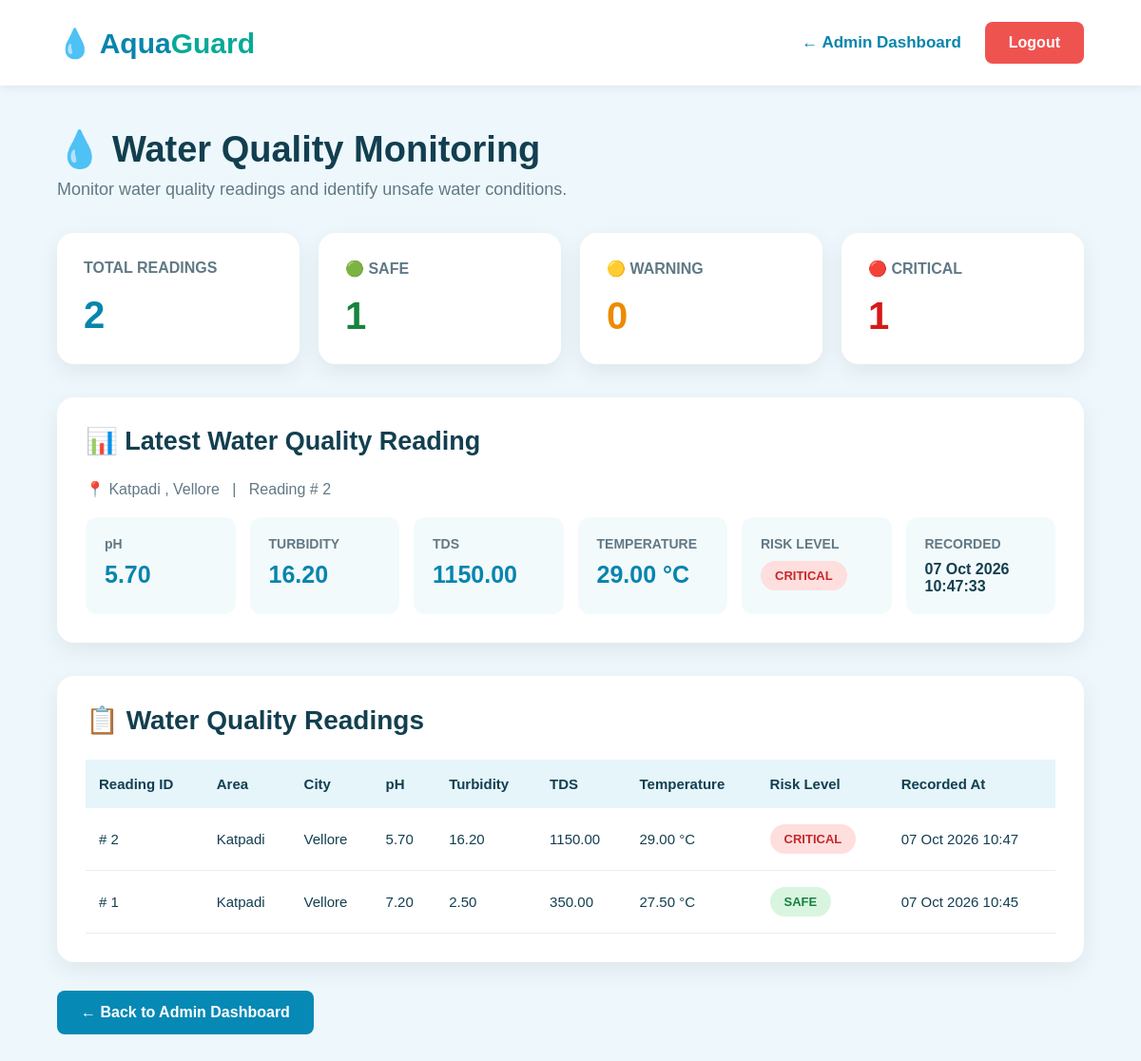
Page /water_quality.php on the committed database.
### tables this page shows
CREATE TABLE `water_quality_readings` (
  `reading_id` int(11) NOT NULL,
  `location_id` int(11) NOT NULL,
  `ph` decimal(4,2) NOT NULL,
  `turbidity` decimal(6,2) NOT NULL,
  `tds` decimal(7,2) NOT NULL,
  `temperature` decimal(5,2) DEFAULT NULL,
  `risk_level` enum('SAFE','WARNING','CRITICAL') DEFAULT 'SAFE',
  `recorded_at` timestamp NOT NULL DEFAULT current_timestamp()
);

CREATE TABLE `locations` (
  `location_id` int(11) NOT NULL,
  `area_name` varchar(100) NOT NULL,
  `city` varchar(100) NOT NULL,
  `latitude` decimal(10,7) DEFAULT NULL,
  `longitude` decimal(10,7) DEFAULT NULL
);

### water_quality.php (the view, shortened to what this page needs)
<?php
require_once __DIR__ . "/config/database.php";
$result = $conn->query("
    SELECT COUNT(*) AS total
    FROM water_quality_readings
");
$total_readings = $result->fetch_assoc()['total'];
$result = $conn->query("
    SELECT COUNT(*) AS total
    FROM water_quality_readings
    WHERE risk_level = 'SAFE'
");
$safe_readings = $result->fetch_assoc()['total'];
$result = $conn->query("
    SELECT COUNT(*) AS total
    FROM water_quality_readings
    WHERE risk_level = 'WARNING'
");
$warning_readings = $result->fetch_assoc()['total'];
$result = $conn->query("
    SELECT COUNT(*) AS total
    FROM water_quality_readings
    WHERE risk_level = 'CRITICAL'
");
$critical_readings = $result->fetch_assoc()['total'];
$readings = $conn->query("
    SELECT
        w.reading_id,
        w.location_id,
        l.area_name,
        l.city,
        w.ph,
        w.turbidity,
        w.tds,
        w.temperature,
        w.risk_level,
        w.recorded_at
    FROM water_quality_readings w
    LEFT JOIN locations l
        ON w.location_id = l.location_id
    ORDER BY w.reading_id DESC
");
$latest = $conn->query("
    SELECT
        w.reading_id,
        l.area_name,
        l.city,
        w.ph,
        w.turbidity,
        w.tds,
        w.temperature,
        w.risk_level,
        w.recorded_at
    FROM water_quality_readings w
    LEFT JOIN locations l
        ON w.location_id = l.location_id
    ORDER BY w.reading_id DESC
    LIMIT 1
");
$latest_data = null;
if ($latest && $latest->num_rows > 0) {
    $latest_data = $latest->fetch_assoc();
}
?>
<!DOCTYPE html>
<html lang="en">
<head>
</head>
<body>
<header class="header">
    <div class="logo">
        💧 Aqua<span>Guard</span>
    </div>
    <div class="header-right">
        <a href="admin/dashboard.php"
           class="dashboard-link">
            ← Admin Dashboard
        </a>
        <a href="admin/logout.php"
           class="logout">
            Logout
        </a>
    </div>
</header>
<main class="container">
    <h1 class="title">
        💧 Water Quality Monitoring
    </h1>
    <p class="subtitle">
        Monitor water quality readings and identify unsafe water conditions.
    </p>
    <section class="stats">
        <div class="card">
            <div class="card-title">
                TOTAL READINGS
            </div>
            <div class="card-number">
                <?php echo $total_readings; ?>
            </div>
        </div>
        <div class="card">
            <div class="card-title">
                🟢 SAFE
            </div>
            <div class="card-number safe-number">
                <?php echo $safe_readings; ?>
            </div>
        </div>
        <div class="card">
            <div class="card-title">
                🟡 WARNING
            </div>
            <div class="card-number warning-number">
                <?php echo $warning_readings; ?>
            </div>
        </div>
        <div class="card">
            <div class="card-title">
                🔴 CRITICAL
            </div>
            <div class="card-number critical-number">
                <?php echo $critical_readings; ?>
            </div>
        </div>
    </section>
    <?php if ($latest_data) { ?>
    <section class="latest-box">
        <h2 class="latest-title">
            📊 Latest Water Quality Reading
        </h2>
        <p style="margin-bottom:20px; color:#617985;">
            📍
            <?php echo htmlspecialchars($latest_data['area_name']); ?>
            ,
            <?php echo htmlspecialchars($latest_data['city']); ?>
            &nbsp; | &nbsp;
            Reading #
            <?php echo htmlspecialchars($latest_data['reading_id']); ?>
        </p>
        <div class="latest-grid">
            <div class="measurement">
                <div class="measurement-title">
                    pH
                </div>
                <div class="measurement-value">
                    <?php echo htmlspecialchars($latest_data['ph']); ?>
                </div>
            </div>
            <div class="measurement">
                <div class="measurement-title">
                    TURBIDITY
                </div>
                <div class="measurement-value">
                    <?php echo htmlspecialchars($latest_data['turbidity']); ?>
                </div>
            </div>
            <div class="measurement">
                <div class="measurement-title">
                    TDS
                </div>
                <div class="measurement-value">
                    <?php echo htmlspecialchars($latest_data['tds']); ?>
                </div>
            </div>
            <div class="measurement">
                <div class="measurement-title">
                    TEMPERATURE
                </div>
                <div class="measurement-value">
                    <?php echo htmlspecialchars($latest_data['temperature']); ?> °C
                </div>
            </div>
            <div class="measurement">
                <div class="measurement-title">
                    RISK LEVEL
                </div>
                <div>
                    <?php
                    $latest_risk = strtolower($latest_data['risk_level']);
                    ?>
                    <span class="risk risk-<?php echo $latest_risk; ?>">
                        <?php echo htmlspecialchars($latest_data['risk_level']); ?>
                    </span>
                </div>
            </div>
            <div class="measurement">
                <div class="measurement-title">
                    RECORDED
                </div>
                <div style="font-size:16px; font-weight:bold;">
                    <?php
                    echo date(
                        "d M Y",
                        strtotime($latest_data['recorded_at'])
                    );
                    ?>
                    <br>
                    <?php
                    echo date(
                        "H:i:s",
                        strtotime($latest_data['recorded_at'])
                    );
                    ?>
                </div>
            </div>
        </div>
    </section>
    <?php } ?>
    <section class="table-section">
        <h2 class="table-title">
            📋 Water Quality Readings
        </h2>
        <div class="table-container">
            <table>
                <thead>
                    <tr>
                        <th>
                            Reading ID
                        </th>
                        <th>
                            Area
                        </th>
                        <th>
                            City
                        </th>
                        <th>
                            pH
                        </th>
                        <th>
                            Turbidity
                        </th>
                        <th>
                            TDS
                        </th>
                        <th>
                            Temperature
                        </th>
                        <th>
                            Risk Level
                        </th>
                        <th>
                            Recorded At
                        </th>
                    </tr>
                </thead>
                <tbody>
                <?php
                if ($readings && $readings->num_rows > 0) {
                    while ($row = $readings->fetch_assoc()) {
                        $risk =
                            strtolower($row['risk_level']);
                ?>
                    <tr>
                        <td>
                            #
                            <?php
                            echo htmlspecialchars(
                                $row['reading_id']
                            );
                            ?>
                        </td>
                        <td>
                            <?php
                            echo htmlspecialchars(
                                $row['area_name']
                            );
                            ?>
                        </td>
                        <td>
                            <?php
                            echo htmlspecialchars(
                                $row['city']
                            );
                            ?>
                        </td>
                        <td>
                            <?php
                            echo htmlspecialchars(
                                $row['ph']
                            );
                            ?>
                        </td>
                        <td>
                            <?php
                            echo htmlspecialchars(
                                $row['turbidity']
                            );
                            ?>
                        </td>
                        <td>
                            <?php
                            echo htmlspecialchars(
                                $row['tds']
                            );
                            ?>
                        </td>
                        <td>
                            <?php
                            echo htmlspecialchars(
                                $row['temperature']
                            );
                            ?>
                            °C
                        </td>
                        <td>
                            <span class="risk risk-<?php echo $risk; ?>">
                                <?php
                                echo htmlspecialchars(
                                    $row['risk_level']
                                );
                                ?>
                            </span>
                        </td>
                        <td>
                            <?php
                            echo date(
                                "d M Y H:i",
                                strtotime(
                                    $row['recorded_at']
                                )
                            );
                            ?>
                        </td>
                    </tr>
                <?php
                    }
                }
                ?>
                </tbody>
            </table>
        </div>
    </section>
    <a href="admin/dashboard.php"
       class="back-button">
        ← Back to Admin Dashboard
    </a>
</main>
</body>
</html>

### water_quality.php (style rules this page uses)
* { box-sizing: border-box; margin: 0; padding: 0; }
body { font-family: Arial, Helvetica, sans-serif; background: #eef8fc; color: #123f50; }
.header { height: 90px; background: white; display: flex; align-items: center; justify-content: space-between; padding: 0 5%; box-shadow: 0 2px 10px rgba(0,0,0,0.08); }
.logo { font-size: 30px; font-weight: bold; color: #0785ad; }
.logo span { color: #08a997; }
.header-right { display: flex; align-items: center; gap: 25px; }
.dashboard-link { text-decoration: none; color: #0785ad; font-weight: bold; font-size: 17px; }
.logout { background: #ef5350; color: white; text-decoration: none; padding: 13px 25px; border-radius: 8px; font-weight: bold; }
.container { width: 90%; max-width: 1450px; margin: 45px auto; }
.title { font-size: 38px; font-weight: bold; margin-bottom: 10px; }
.subtitle { font-size: 18px; color: #617985; margin-bottom: 35px; }
.stats { display: grid; grid-template-columns: repeat(4, 1fr); gap: 20px; margin-bottom: 35px; }
.card { background: white; border-radius: 18px; padding: 28px; min-height: 135px; box-shadow: 0 8px 25px rgba(0,0,0,0.07); }
.card-title { color: #607985; font-size: 16px; font-weight: bold; margin-bottom: 18px; }
.card-number { font-size: 40px; font-weight: bold; color: #0785ad; }
.safe-number { color: #16843d; }
.warning-number { color: #ed8b00; }
.critical-number { color: #d71919; }
.latest-box { background: white; border-radius: 18px; padding: 30px; margin-bottom: 35px; box-shadow: 0 8px 25px rgba(0,0,0,0.07); }
.latest-title { font-size: 27px; margin-bottom: 25px; }
.latest-grid { display: grid; grid-template-columns: repeat(6, 1fr); gap: 15px; }
.measurement { background: #f3fafc; border-radius: 12px; padding: 20px; }
.measurement-title { color: #617985; font-size: 14px; font-weight: bold; margin-bottom: 10px; }
.measurement-value { font-size: 25px; font-weight: bold; color: #0785ad; }
.table-section { background: white; border-radius: 18px; padding: 30px; box-shadow: 0 8px 25px rgba(0,0,0,0.07); }
.table-title { font-size: 28px; margin-bottom: 25px; }
.table-container { overflow-x: auto; }
table { width: 100%; border-collapse: collapse; }
thead { background: #e5f5fa; }
th { text-align: left; padding: 17px 14px; font-size: 15px; }
td { padding: 17px 14px; border-bottom: 1px solid #e7eef1; font-size: 15px; }
.risk { display: inline-block; padding: 8px 15px; border-radius: 20px; font-size: 13px; font-weight: bold; }
.risk-safe { background: #d9f5df; color: #15803d; }
.risk-critical { background: #ffdede; color: #c62828; }
.back-button { display: inline-block; margin-top: 30px; background: #0789b5; color: white; text-decoration: none; padding: 14px 25px; border-radius: 8px; font-weight: bold; }

### rows in the picture
water_quality_readings: location.area_name "Katpadi", location.city "Vellore", reading_id "2", ph "5.70", turbidity "16.20", tds "1150.00", temperature "29.00", risk_level "CRITICAL", recorded_at "07 Oct 2026", recorded_at "10:47:33", recorded_at "07 Oct 2026 10:47"
water_quality_readings: reading_id "1", location.area_name "Katpadi", location.city "Vellore", ph "7.20", turbidity "2.50", tds "350.00", temperature "27.50", risk_level "SAFE", recorded_at "07 Oct 2026 10:45"

### other values in the picture
$total_readings "2"
$safe_readings "1"
$warning_readings "0"
$critical_readings "1"
